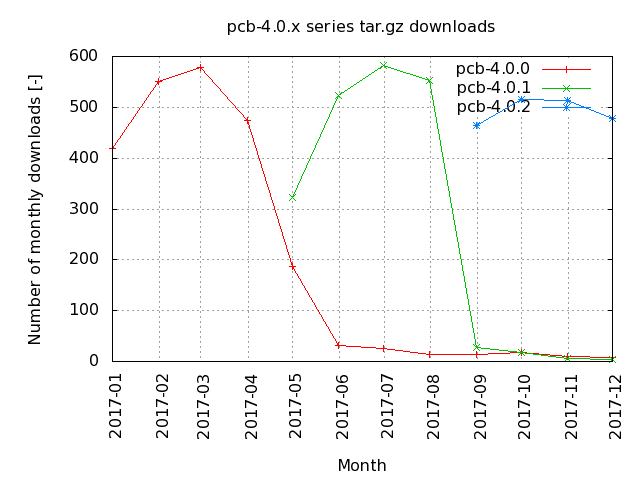

Generate this figure with gnuplot:
set term png
set output "pcb-4.0.x_monthly.png"
set title "pcb-4.0.x series tar.gz downloads"
set style data linespoints
# set Y-axis
set yrange [0:]
set ylabel "Number of monthly downloads [-]"
set grid y
# set X-axis
set xlabel "Month"
set timefmt "%Y-%m"
set xdata time
set format x "%Y-%m"
set xrange ["2017-01":]
set grid x
set xtic rotate by 90 scale 0 offset 0.5,0
# plot data
plot 'data/pcb-4.0.0_monthly.data' using 1:2 title "pcb-4.0.0" with linespoints, \
     'data/pcb-4.0.1_monthly.data' using 1:2 title "pcb-4.0.1" with linespoints, \
     'data/pcb-4.0.2_monthly.data' using 1:2 title "pcb-4.0.2" with linespoints
# set output back to default
set output
# reset terminal type
set terminal pop

